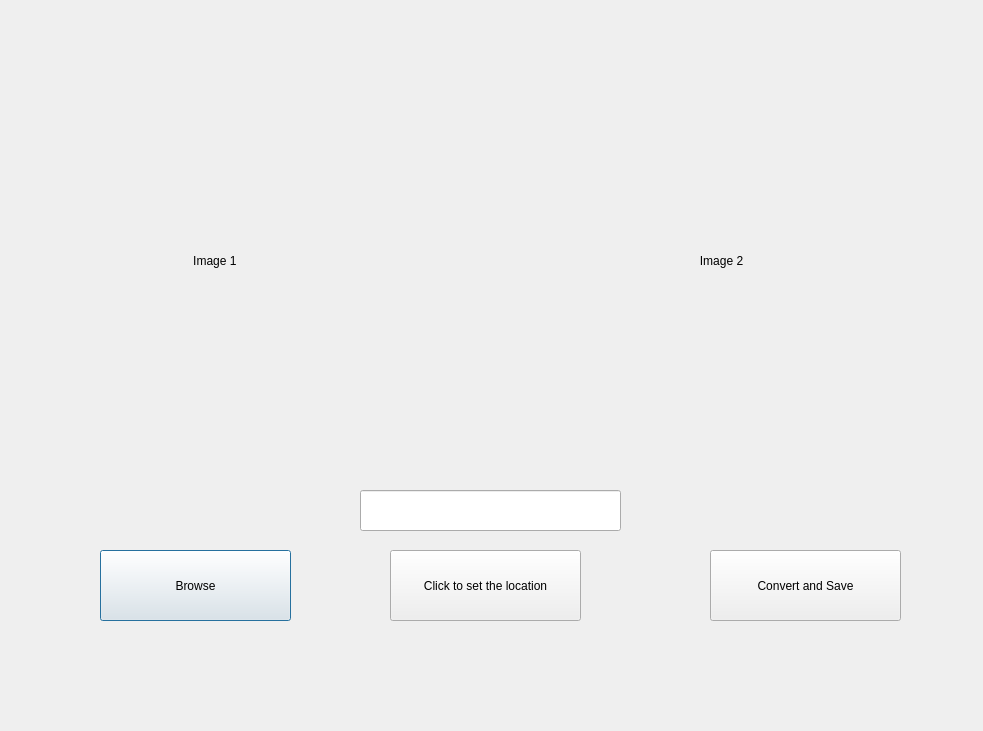
<?xml version="1.0" encoding="UTF-8"?>
<ui version="4.0">
 <class>Dialog</class>
 <widget class="QDialog" name="Dialog">
  <property name="geometry">
   <rect>
    <x>0</x>
    <y>0</y>
    <width>983</width>
    <height>731</height>
   </rect>
  </property>
  <property name="windowTitle">
   <string>Dialog</string>
  </property>
  <widget class="QPushButton" name="browse">
   <property name="geometry">
    <rect>
     <x>100</x>
     <y>550</y>
     <width>191</width>
     <height>71</height>
    </rect>
   </property>
   <property name="text">
    <string>Browse</string>
   </property>
  </widget>
  <widget class="QPushButton" name="convert">
   <property name="geometry">
    <rect>
     <x>710</x>
     <y>550</y>
     <width>191</width>
     <height>71</height>
    </rect>
   </property>
   <property name="text">
    <string>Convert and Save</string>
   </property>
  </widget>
  <widget class="QLabel" name="label">
   <property name="geometry">
    <rect>
     <x>100</x>
     <y>100</y>
     <width>321</width>
     <height>321</height>
    </rect>
   </property>
   <property name="text">
    <string>                            Image 1</string>
   </property>
   <property name="scaledContents">
    <bool>true</bool>
   </property>
  </widget>
  <widget class="QLabel" name="image_2">
   <property name="geometry">
    <rect>
     <x>600</x>
     <y>100</y>
     <width>321</width>
     <height>321</height>
    </rect>
   </property>
   <property name="text">
    <string>                              Image 2</string>
   </property>
   <property name="scaledContents">
    <bool>true</bool>
   </property>
  </widget>
  <widget class="QPushButton" name="download_location">
   <property name="geometry">
    <rect>
     <x>390</x>
     <y>550</y>
     <width>191</width>
     <height>71</height>
    </rect>
   </property>
   <property name="text">
    <string>Click to set the location</string>
   </property>
  </widget>
  <widget class="QLineEdit" name="location">
   <property name="geometry">
    <rect>
     <x>360</x>
     <y>490</y>
     <width>261</width>
     <height>41</height>
    </rect>
   </property>
  </widget>
 </widget>
 <resources/>
 <connections/>
</ui>
